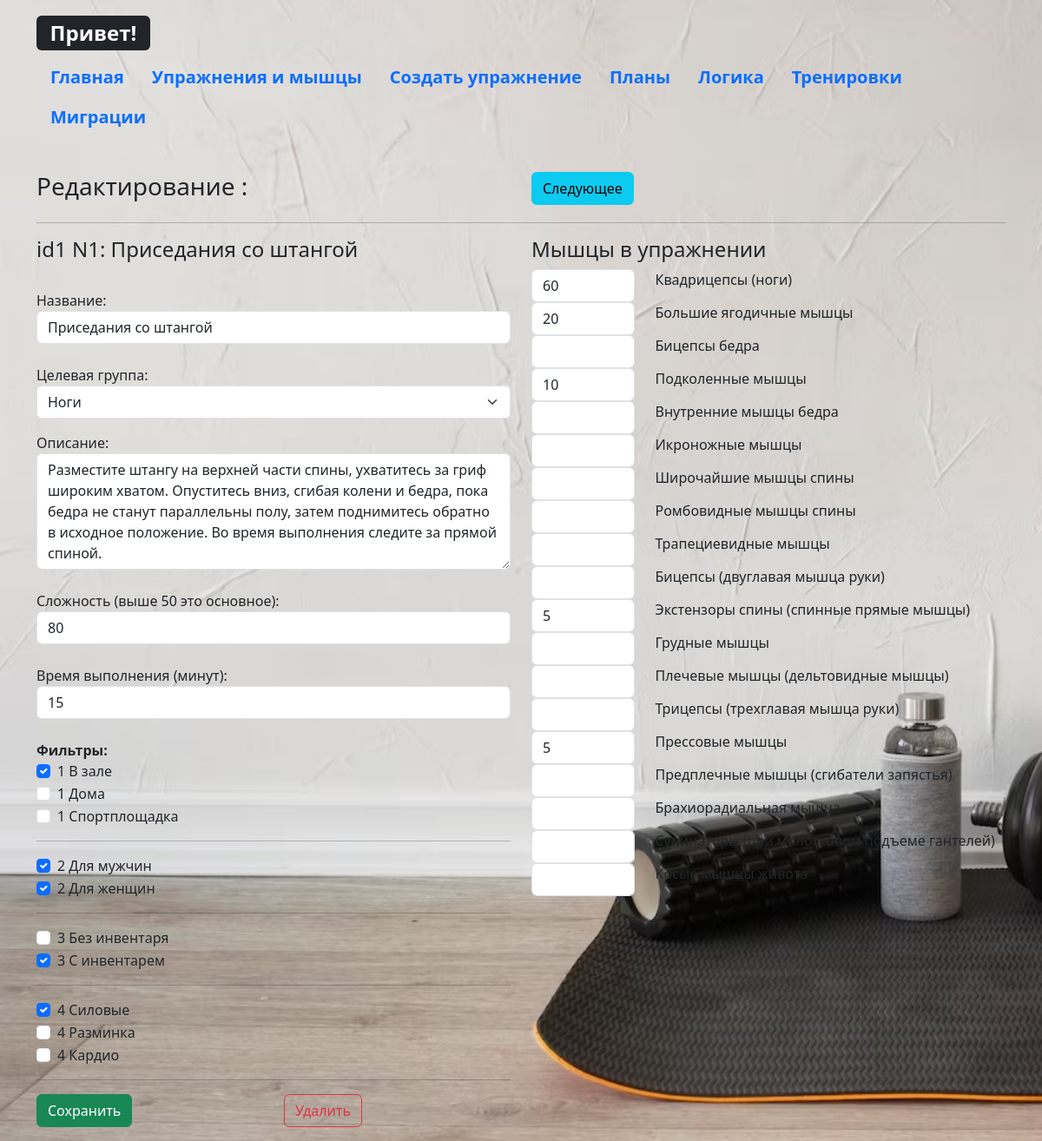
The app's page /list/ex1/edit with its own data.
### _models.py (models this page shows, shortened)
class Exercise(db.Model):
    __tablename__ = 'exercises'
    exercise_id = db.Column(db.Integer, primary_key=True)
    name = db.Column(db.String(50), nullable=False)
    target = db.Column(db.String(20), default='')
    description = db.Column(db.String(300), nullable=False)
    difficulty = db.Column(db.Integer, nullable=False)
    time_per_set = db.Column(db.Integer, nullable=False)
    counter = db.Column(db.Integer, default=0)
    filters = db.Column(JSON, default=[])   # LOCATION_FILTERS.keys
    muscles = relationship('Muscle', secondary='exercise_muscles')
    training = db.relationship('Training', secondary='training_exercises', overlaps="exercises")

class Muscle(db.Model):
    __tablename__ = 'muscles'
    muscle_id = db.Column(db.Integer, primary_key=True)
    muscle_name = db.Column(db.String(50), nullable=False)
    counter = db.Column(db.Integer, default=0)
    exercises = db.relationship('Exercise', secondary='exercise_muscles', overlaps="muscles")

### main.py (the view, shortened to what this page needs)
@app.route('/list/<string:counters>/edit', methods=['POST', 'GET'])
def list_edit(counters):
    targets = config.TARGETS
    const_config = {}
    const_config['filter_list'] = config.FILTER_LIST
    index_dict = {}
    index_dict['filter_list'] = []
    tb = counters[:2]   # counters передано сюда в маршруте , вид: ex3 или mu4
    counter = counters[2:]
    exercises = Exercise.query.all()
    muscles = Muscle.query.all()
    if tb == 'ex':  # если передано ex, то работа над редактированием Упражнения
        exercise = Exercise.query.filter_by(counter=counter).first()    # counter - переданное значение счетчика, фильтрую базу по счетчику
        if exercise.filters is None:
            exercise.filters=[]
        if request.method == 'POST':    # если метод ПОСТ (то есть если мы передаем данные с формы к нам сюда на сервер, то далее обрабатываем данные формы и сохраняем в базу
            exercise.name = request.form['name']
            exercise.target = request.form['select_target']  # тут новое поле для класса
            exercise.description = request.form['description']
            exercise.difficulty = request.form['difficulty']
            exercise.time_per_set = request.form['time_per_set']
            for i in range(len(const_config['filter_list'])):
                form_list = request.form.getlist('filters' + str(i + 1))
                if any(sublist for sublist in form_list if sublist):
                    index_dict['filter_list'] += form_list
            print(index_dict['filter_list'])
            exercise.filters = index_dict['filter_list']
            percents = request.form.getlist('percents[]')   # получаю список значений полей с именем percents[]
            exercise_muscles = []
            ExerciseMuscle.query.filter_by(exercise_id=exercise.exercise_id).delete()
            for counter, percent in enumerate(percents, start=1):
                if percent != '':
                    muscle = Muscle.query.filter_by(counter=counter).first()    # нахожу Muscle по counter
                    ExMus = ExerciseMuscle(exercise_id = exercise.exercise_id, muscle_id = muscle.muscle_id, percent = percent)
                    exercise_muscles.append(ExMus)
                    print(f'Упражнение id: {ExMus.exercise_id} - {muscle.muscle_name} (id:{ExMus.muscle_id}) - на {ExMus.percent}%')
            try:
                db.session.add_all(exercise_muscles)
                db.session.commit()
                return render_template('list.html', exercises=exercises, muscles=muscles)
            except Exception as e:
                db.session.rollback()
                return f'Ошибка при сохранения в базу данных: {e}'
        else:   # если метод не ПОСТ (а значит ГЕТ) то мы только зашли на маршрут и генерируем страницу для редактирования Упражнений, отсылая ей данные
            ex_len = len(exercises)
            if exercise is not None:
                muscles_in_ex = exercise.muscles  # Получение списка связанных мышц
                mus_dict = {}
                for muscle in muscles_in_ex:
                    percent = ExerciseMuscle.query.filter_by(exercise_id=exercise.exercise_id, muscle_id=muscle.muscle_id).first().percent
                    mus_dict[muscle.counter] = percent
            else:
                return "Упражнение не найдено."
            return render_template('edit_ex_table.html', exercise=exercise, ex_len=ex_len, muscles=muscles,
                                   mus_dict=mus_dict, targets=targets, const_config=const_config)

### templates/edit_ex_table.html (shortened to what this page needs)
{% extends 'base.html' %}
{% block body %}
    <div class="row mb-0">
        <div class="col-6">
            <h3> Редактирование :</h3>
        </div>
        <div class="col-6">
            {% if exercise.counter < ex_len %}
                {% set next_counter = exercise.counter + 1 %}
                <a href="/list/ex{{ next_counter }}/edit" class="btn btn-info">Следующее</a>
            {% endif %}
        </div>
    </div>
    <hr>
<form method="post" action="/list/ex{{exercise.counter}}/edit">
    <div class="row mb-3">
        <div class="col-6">
            <h4>id{{exercise.exercise_id}} N{{exercise.counter}}: {{exercise.name}}</h4>
            <br><span>Название:</span>
            <input type="text" name="name" id="name" class="form-control" value="{{exercise.name}}"><br>
            <span>Целевая группа:</span>
            <select name="select_target" class="form-select form-select-md mb-3" aria-label=".form-select-md example">
                {% for target in targets %}
                    <option value="{{target}}" {% if exercise.target == target %} selected {% endif %}>{{target}}</option>
                {% endfor %}
            </select>
            <span>Описание:</span>
            <textarea name="description" id="description" class="form-control" rows="5">{{exercise.description}}</textarea><br>
            <span>Сложность (выше 50 это основное):</span>
            <input type="number" name="difficulty" id="difficulty" class="form-control" value="{{exercise.difficulty}}"><br>
            <span>Время выполнения (минут):</span>
            <input type="number" name="time_per_set" id="time_per_set" class="form-control" value="{{exercise.time_per_set}}"><br>
            <b>Фильтры:</b><br>
            {% for i in range(const_config['filter_list']|length) %}
                {% for key, filter in const_config['filter_list'][i].items() %}
                    <div class="form-check">
                        <input class="form-check-input" type="checkbox" name="filters{{i+1}}" value="{{key}}" id="chk_{{key}}" {% if key in exercise.filters %} checked {% endif %}">
                        <label class="form-check-label" for="chk_{{key}}">
                           {{i+1}} {{filter}}
                        </label>
                    </div>
                {% endfor %}
            <hr>
            {% endfor %}
            <div class="row mb-0 mt-3">
                <div class="col-6">
                    <input type="submit" class="btn btn-success" value="Сохранить">
                </div>
                <div class="col-6">
                    <button type="button" class="btn btn-outline-danger" data-bs-toggle="modal" data-bs-target="#confirmDeleteModal">Удалить</button>
                </div>
            </div>
        </div>
        <div class="col-6">
            <h4>Мышцы в упражнении</h4>
            <div class="row mb-3">
                {% for mus in muscles %}
                    {% set percent = mus_dict.get(mus.counter) %}
                    <div class="col-3">
                        <input type="number" name="percents[]" id='mu{{ mus.counter }}' class="form-control" value="{{ percent if percent is defined else '' }}">
                    </div>
                    <div class="col-9">
                        <label class="form-check-label">{{mus.muscle_name}}</label>
                    </div>
                {% endfor %}
           </div>
        </div>
    </div>
</form>
{% endblock %}

### static/css/main.css (style rules this page uses)
body { background-image: url('../imgs/background.jpg'); background-size: cover; background-repeat: no-repeat; background-attachment: fixed; }

### records on screen
Exercise: exercise_id "1", counter "1", name "Приседания со штангой", select_target "Ноги", description "Разместите штангу на верхней части спины, ухватитесь за гриф широким хватом. Опуститесь вниз, сгибая колени и бедра, пока бедра не станут параллельны полу, затем поднимитесь обратно в исходное положение. Во время выполнения следите за прямой спиной.", difficulty "80", time_per_set "15", filters "☑" "☑" "☑" "☑" "☑"
Muscle: percent "60", muscle_name "Квадрицепсы (ноги)"
Muscle: percent "20", muscle_name "Большие ягодичные мышцы"
Muscle: muscle_name "Бицепсы бедра"
Muscle: percent "10", muscle_name "Подколенные мышцы"
Muscle: muscle_name "Внутренние мышцы бедра"
Muscle: muscle_name "Икроножные мышцы"
Muscle: muscle_name "Широчайшие мышцы спины"
Muscle: muscle_name "Ромбовидные мышцы спины"
Muscle: muscle_name "Трапециевидные мышцы"
Muscle: muscle_name "Бицепсы (двуглавая мышца руки)"
Muscle: percent "5", muscle_name "Экстензоры спины (спинные прямые мышцы)"
Muscle: muscle_name "Грудные мышцы"
Muscle: muscle_name "Плечевые мышцы (дельтовидные мышцы)"
Muscle: muscle_name "Трицепсы (трехглавая мышца руки)"
Muscle: percent "5", muscle_name "Прессовые мышцы"
Muscle: muscle_name "Предплечные мышцы (сгибатели запястья)"
Muscle: muscle_name "Брахиорадиальная мышца"
Muscle: muscle_name "Супинаторы (при молотковом подъеме гантелей)"
Muscle: muscle_name "Косые мышцы живота"

### other values on screen
{{ i+1 }} "1" "1" "1" "2" "2" "3" "3" "4" "4" "4"
{{ filter }} "В зале" "Дома" "Спортплощадка" "Для мужчин" "Для женщин" "Без инвентаря" "С инвентарем" "Силовые" "Разминка" "Кардио"
